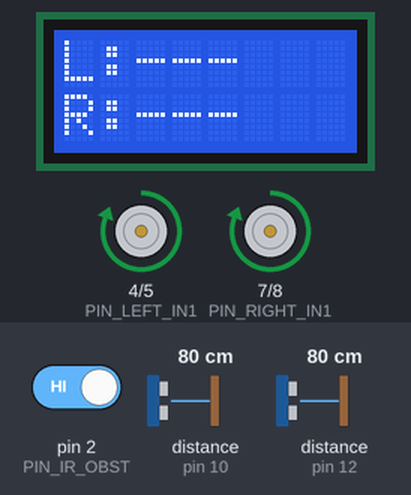
This sketch was run on a simulated Arduino Uno, built with avr-gcc and run on an emulated ATmega328P. On the bench: 8×2 character LCD, motor-driver pin pairs drawn as motors (green arrow = first pin HIGH = forward, orange = second pin HIGH = backward, longer = more drive, scaled by the enable pin). Wiring (inferred from the names in the program): 2 × ultrasonic range finder: trigger pin 9, echo pin 10 / trigger pin 11, echo pin 12. The inputs (shaded band) are chosen by the test bench; at power-on: distance to the obstacle (sensors on pin 10, pin 12) 80 cm, pin 2 (PIN_IR_OBST) HIGH. The echo pulse lasts 58.3 µs per cm; what the sketch prints to the serial monitor is not drawn.

Above: at 1.2 s.
1.3 s: distance to the obstacle (sensor on pin 10) set to 33 cm
4.3 s: distance to the obstacle (sensor on pin 10) set to 28 cm
At 4.7 s:
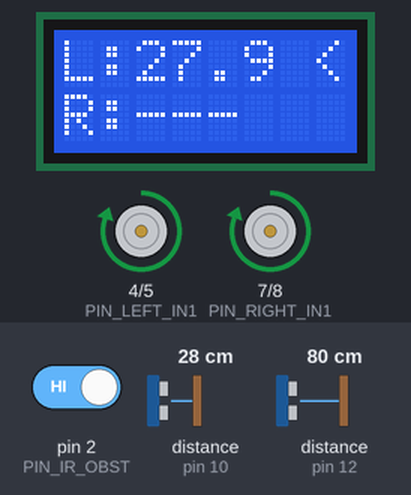
7.3 s: distance to the obstacle (sensor on pin 12) set to 2 cm
At 7.38 s:
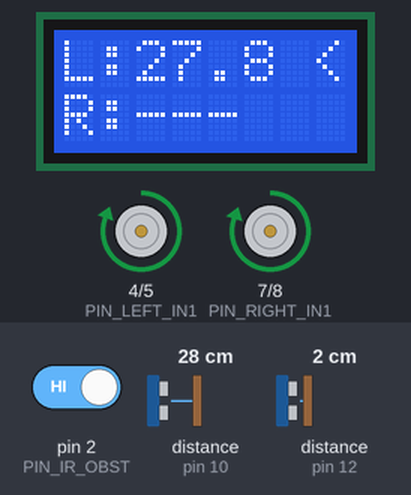
8.9 s: distance to the obstacle (sensor on pin 10) set to 35 cm
At 9.3 s:
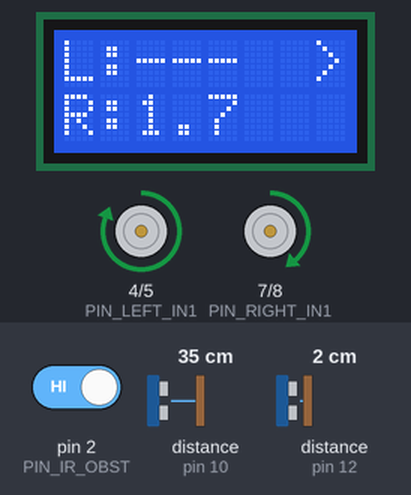
10.5 s: pin 2 (PIN_IR_OBST) driven LOW
At 11.0 s:
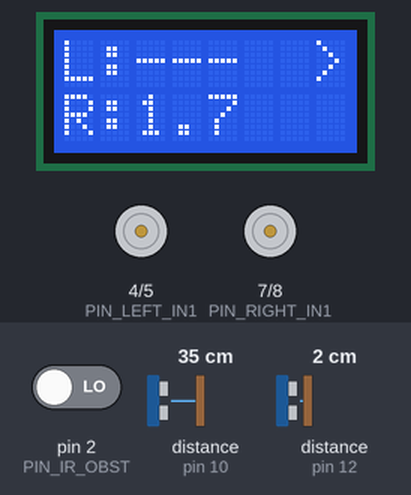
12.0 s: pin 2 (PIN_IR_OBST) driven HIGH
Timing chart, 0 to 15.0 s (numbered marks = the images above; inputs shaded):
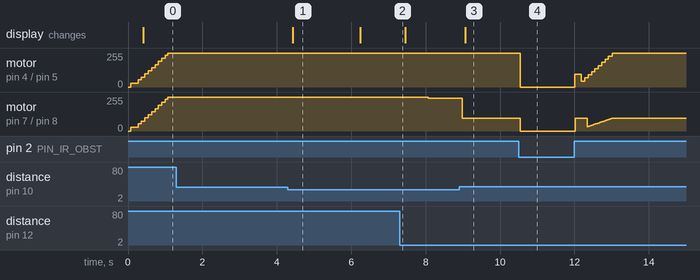

The sketch:

follower-v2.ino
```cpp
#include <Arduino.h>
#include <math.h>

#include "distance_sensor.h"
#include "obstacle_sensor.h"
#include "wheel_control.h"
#include "lcd_display.h"
#include "pins.h"

// Serial Plotter出力を有効化する場合は 1 に設定する。
#ifndef SERIAL_PLOTTER_PRINT
#define SERIAL_PLOTTER_PRINT 1
#endif

// ------------------ 制御パラメータ ------------------
const int BASE_PWM = 255;           // 固定の前進速度
const int TURN_PWM = 160;           // 旋回時のPWM差分
const float LOST_THRESHOLD_CM = 30.0f;  // 見失い閾値
const float MAX_DISTANCE_CM = 40.0f;

const uint8_t MIN_PWM = 0;
const uint8_t MAX_PWM = 255;
const uint8_t DEAD_PWM = 30;

const unsigned long SONAR_INTERVAL_MS = 90;
const unsigned long LCD_UPDATE_MS     = 200;  // LCD更新間隔（ドット応答速度に合わせる）
const unsigned long SOFT_START_MS     = 1000; // ソフトスタート時間（0%→100%）

// ------------------ PID制御パラメータ ------------------
float KP = 0.4f;             // 比例ゲイン（距離差 → 補正量）
float KI = 0.0f;             // 積分ゲイン
float KD = 0.03f;            // 微分ゲイン
float PID_I_LIMIT = 50.0f;   // 積分項の上限

// ------------------ モジュール初期化 ------------------
WheelControl wheelController({PIN_LEFT_IN1, PIN_LEFT_IN2, PIN_LEFT_PWM,
                              PIN_RIGHT_IN1, PIN_RIGHT_IN2, PIN_RIGHT_PWM,
                              MIN_PWM, MAX_PWM, DEAD_PWM});
DistanceSensor leftDistanceSensor(PIN_TRIG_LEFT, PIN_ECHO_LEFT, MAX_DISTANCE_CM);
DistanceSensor rightDistanceSensor(PIN_TRIG_RIGHT, PIN_ECHO_RIGHT, MAX_DISTANCE_CM);
ObstacleSensor obstacleSensor(PIN_IR_OBST, true);
LCDDisplay lcdDisplay(PIN_LCD_RS, PIN_LCD_E, PIN_LCD_D4, PIN_LCD_D5, PIN_LCD_D6, PIN_LCD_D7);

// ------------------ 状態変数 ------------------
unsigned long lastPingTime   = 0;
unsigned long lastLcdTime    = 0;
unsigned long softStartTime  = 0;  // ソフトスタート開始時刻
int          lastDirection   = 0;  // 最後に検知した方向（内部保持用）

// ------------------ センサ読み取り構造体 ------------------
struct Sense {
  float left;         // 左距離（NAN可能）
  float right;        // 右距離（NAN可能）
  bool leftDetected;  // 左センサで検出したか
  bool rightDetected; // 右センサで検出したか
  bool bothDetected;  // 両方検出
  bool bothLost;      // 両方見失い
  bool obstacle;      // 障害物検知
  int direction;      // 右検出+1, 左検出-1, 両方/なし=0
  int lastDirection;  // 最後に検知した方向（リカバリ用）
};

Sense readSensors()
{
  Sense s;
  s.left = leftDistanceSensor.readDistanceCm();
  s.right = rightDistanceSensor.readDistanceCm();
  s.leftDetected = (s.left < LOST_THRESHOLD_CM);
  s.rightDetected = (s.right < LOST_THRESHOLD_CM);
  s.bothDetected = (s.leftDetected && s.rightDetected);
  s.bothLost = (!s.leftDetected && !s.rightDetected);
  s.obstacle = obstacleSensor.detected();
  s.direction = (s.rightDetected ? 1 : 0) - (s.leftDetected ? 1 : 0);

  if (s.leftDetected || s.rightDetected)
  {
    lastDirection = s.direction;
  }
  s.lastDirection = lastDirection;

  return s;
}

// ------------------ PID制御 ------------------
struct PIDState {
  float integral = 0.0f;
  float lastError = 0.0f;
  unsigned long lastTimeMs = 0;

  void reset() {
    integral = 0.0f;
    lastError = 0.0f;
    lastTimeMs = 0;
  }
} pid;

// 補正量を計算（正=右に曲がる、負=左に曲がる）
int computePidCorrection(float error)
{
  unsigned long now = millis();
  float dt = (pid.lastTimeMs != 0) ? (now - pid.lastTimeMs) / 1000.0f : 0.0f;
  pid.lastTimeMs = now;

  float derivative = 0.0f;
  if (dt > 0.0f) {
    pid.integral = constrain(pid.integral + error * dt, -PID_I_LIMIT, PID_I_LIMIT);
    derivative = (error - pid.lastError) / dt;
  }
  pid.lastError = error;

  return (int)(KP * error + KI * pid.integral + KD * derivative);
}

void setup()
{
  leftDistanceSensor.begin();
  rightDistanceSensor.begin();
  obstacleSensor.begin();
  wheelController.begin();
  lcdDisplay.begin();

  Serial.begin(115200);
  Serial.println(F("Follower-v2 ready"));
}

Sense lastSense;  // 最新のセンサ読み取り結果

void loop()
{
  unsigned long now = millis();

  // センサ読み取り
  if (now - lastPingTime >= SONAR_INTERVAL_MS)
  {
    lastSense = readSensors();
    lastPingTime = now;
  }

  // LCD表示更新
  if (now - lastLcdTime >= LCD_UPDATE_MS)
  {
    lcdDisplay.showDistances(lastSense.left, lastSense.right, lastSense.lastDirection);
    lastLcdTime = now;
  }

  // 補正値を計算
  int correction = 0;
  if (lastSense.bothDetected)
  {
    correction = computePidCorrection(lastSense.left - lastSense.right);
  }
  else
  {
    pid.reset();
    int dir = lastSense.bothLost ? lastSense.lastDirection : lastSense.direction;
    correction = dir * TURN_PWM;
  }

  // モーター制御（ソフトスタート付き）
  int leftPwm = 0;
  int rightPwm = 0;

  if (lastSense.obstacle)
  {
    softStartTime = 0;  // リセット
    wheelController.stop();
  }
  else
  {
    // ソフトスタート開始時刻を記録
    if (softStartTime == 0)
    {
      softStartTime = now;
    }

    // 経過時間からスケールを計算（0.0〜1.0）
    unsigned long elapsed = now - softStartTime;
    float scale = (elapsed >= SOFT_START_MS) ? 1.0f : (float)elapsed / SOFT_START_MS;

    int targetLeftPwm = constrain(BASE_PWM + correction, MIN_PWM, MAX_PWM);
    int targetRightPwm = constrain(BASE_PWM - correction, MIN_PWM, MAX_PWM);
    leftPwm = (int)(targetLeftPwm * scale);
    rightPwm = (int)(targetRightPwm * scale);
    wheelController.drive(leftPwm, rightPwm);
  }

#if SERIAL_PLOTTER_PRINT
  Serial.print(F("L:"));
  Serial.print(lastSense.left);
  Serial.print(F("\tR:"));
  Serial.print(lastSense.right);
  Serial.print(F("\tCorr:"));
  Serial.print(correction);
  Serial.print(F("\tLPWM:"));
  Serial.print(leftPwm);
  Serial.print(F("\tRPWM:"));
  Serial.print(rightPwm);
  Serial.print(F("\tIR:"));
  Serial.println(lastSense.obstacle ? 1 : 0);
#endif
}
```

distance_sensor.cpp
```cpp
#include "distance_sensor.h"

DistanceSensor::DistanceSensor(uint8_t trigPin, uint8_t echoPin, float maxDistanceCm)
    : trig(trigPin), echo(echoPin), maxDistance(maxDistanceCm) {}

void DistanceSensor::begin() const
{
  pinMode(trig, OUTPUT);
  pinMode(echo, INPUT);
  digitalWrite(trig, LOW);
}

float DistanceSensor::readDistanceCm() const
{
  long duration = pingMicroseconds();
  if (duration <= 0)
  {
    return NAN;
  }

  float distance = duration / 58.0f;
  return distance;
}

long DistanceSensor::pingMicroseconds() const
{
  digitalWrite(trig, LOW);
  delayMicroseconds(2);
  digitalWrite(trig, HIGH);
  delayMicroseconds(10);
  digitalWrite(trig, LOW);

  const unsigned long timeoutUs = (unsigned long)(maxDistance * 58.0f);
  return pulseIn(echo, HIGH, timeoutUs);
}
```

distance_sensor.h
```cpp
#pragma once

#include <Arduino.h>

class DistanceSensor
{
public:
  DistanceSensor(uint8_t trigPin, uint8_t echoPin, float maxDistanceCm);

  void begin() const;
  float readDistanceCm() const;

private:
  long pingMicroseconds() const;

  uint8_t trig;
  uint8_t echo;
  float maxDistance;
};
```

obstacle_sensor.cpp
```cpp
#include "obstacle_sensor.h"

ObstacleSensor::ObstacleSensor(uint8_t inputPin, bool activeLow)
    : pin(inputPin), activeLow(activeLow) {}

void ObstacleSensor::begin() const
{
  pinMode(pin, activeLow ? INPUT_PULLUP : INPUT);
}

bool ObstacleSensor::detected() const
{
  int value = digitalRead(pin);
  return activeLow ? (value == LOW) : (value == HIGH);
}
```

obstacle_sensor.h
```cpp
#pragma once

#include <Arduino.h>

class ObstacleSensor
{
public:
  ObstacleSensor(uint8_t inputPin, bool activeLow = true);

  void begin() const;
  bool detected() const;

private:
  uint8_t pin;
  bool activeLow;
};
```

wheel_control.cpp
```cpp
#include "wheel_control.h"

WheelControl::WheelControl(const WheelControlConfig &config) : cfg(config) {}

void WheelControl::begin() const
{
  pinMode(cfg.leftIn1, OUTPUT);
  pinMode(cfg.leftIn2, OUTPUT);
  pinMode(cfg.leftPwm, OUTPUT);

  pinMode(cfg.rightIn1, OUTPUT);
  pinMode(cfg.rightIn2, OUTPUT);
  pinMode(cfg.rightPwm, OUTPUT);

  stop();
}

void WheelControl::drive(int leftPwm, int rightPwm) const
{
  driveSingle(cfg.leftIn1, cfg.leftIn2, cfg.leftPwm, leftPwm);
  driveSingle(cfg.rightIn1, cfg.rightIn2, cfg.rightPwm, rightPwm);
}

void WheelControl::stop() const
{
  drive(0, 0);
}

void WheelControl::driveSingle(uint8_t in1, uint8_t in2, uint8_t pwmPin, int pwm) const
{
  int magnitude = constrain(abs(pwm), cfg.minPwm, cfg.maxPwm);
  if (magnitude == 0)
  {
    digitalWrite(in1, LOW);
    digitalWrite(in2, LOW);
    analogWrite(pwmPin, 0);
    return;
  }

  if (magnitude > 0)
  {
    magnitude = max(magnitude, (int)cfg.deadPwm);
  }

  bool forward = pwm >= 0;
  digitalWrite(in1, forward ? HIGH : LOW);
  digitalWrite(in2, forward ? LOW : HIGH);
  analogWrite(pwmPin, magnitude);
}
```

wheel_control.h
```cpp
#pragma once

#include <Arduino.h>

struct WheelControlConfig
{
  uint8_t leftIn1;
  uint8_t leftIn2;
  uint8_t leftPwm;
  uint8_t rightIn1;
  uint8_t rightIn2;
  uint8_t rightPwm;
  uint8_t minPwm;
  uint8_t maxPwm;
  uint8_t deadPwm;
};

class WheelControl
{
public:
  explicit WheelControl(const WheelControlConfig &config);

  void begin() const;
  void drive(int leftPwm, int rightPwm) const;
  void stop() const;

private:
  void driveSingle(uint8_t in1, uint8_t in2, uint8_t pwmPin, int pwm) const;

  WheelControlConfig cfg;
};
```

pins.h
```cpp
#pragma once

#include <Arduino.h>

constexpr uint8_t PIN_IR_OBST    = 2;

constexpr uint8_t PIN_LEFT_PWM   = 3;
constexpr uint8_t PIN_LEFT_IN1   = 4;
constexpr uint8_t PIN_LEFT_IN2   = 5;

constexpr uint8_t PIN_RIGHT_PWM  = 6;
constexpr uint8_t PIN_RIGHT_IN1  = 7;
constexpr uint8_t PIN_RIGHT_IN2  = 8;

constexpr uint8_t PIN_TRIG_LEFT  = 9;
constexpr uint8_t PIN_ECHO_LEFT  = 10;

constexpr uint8_t PIN_TRIG_RIGHT = 11;
constexpr uint8_t PIN_ECHO_RIGHT = 12;

// LCD表示ピン (ACM0802C-NLW-BBH)
constexpr uint8_t PIN_LCD_RS = A0;
constexpr uint8_t PIN_LCD_E  = A1;
constexpr uint8_t PIN_LCD_D4 = A2;
constexpr uint8_t PIN_LCD_D5 = A3;
constexpr uint8_t PIN_LCD_D6 = A4;
constexpr uint8_t PIN_LCD_D7 = A5;
```

lcd_display.cpp
```cpp
#include "lcd_display.h"

LCDDisplay::LCDDisplay(uint8_t rs, uint8_t e, uint8_t d4, uint8_t d5, uint8_t d6, uint8_t d7)
  : lcd(rs, e, d4, d5, d6, d7) {}

void LCDDisplay::begin() {
  lcd.begin(8, 2);  // 8文字 x 2行
}

void LCDDisplay::showDistances(float left, float right, int lastDir) {
  // 方向表示文字: +1=右(>), -1=左(<), 0=なし( )
  char dirChar = ' ';
  if (lastDir > 0) dirChar = '>';
  else if (lastDir < 0) dirChar = '<';

  // 1行目: "L:XX.X D" (左距離 + 方向)
  lcd.setCursor(0, 0);
  lcd.print("L:");
  if (isnan(left)) {
    lcd.print("--- ");
  } else {
    lcd.print(left, 1);
  }
  lcd.setCursor(7, 0);
  lcd.print(dirChar);

  // 2行目: "R:XX.X" (右距離)
  lcd.setCursor(0, 1);
  lcd.print("R:");
  if (isnan(right)) {
    lcd.print("---  ");
  } else {
    lcd.print(right, 1);
    lcd.print(" ");
  }
}
```

lcd_display.h
```cpp
#pragma once
#include <Arduino.h>
#include <LiquidCrystal.h>

class LCDDisplay {
public:
  LCDDisplay(uint8_t rs, uint8_t e, uint8_t d4, uint8_t d5, uint8_t d6, uint8_t d7);
  void begin();
  void showDistances(float left, float right, int lastDir = 0);

private:
  LiquidCrystal lcd;
};
```

Measured:
- the behaviour switches between 31 and 30 cm on distance to the obstacle (sensor on pin 10) (found by bisection; images 0 and 1)
- after the input at 4.3 s, motor on pin 4 (PIN_LEFT_IN1) / pin 5 (PIN_LEFT_IN2): forward 255/255 → forward 254/255 after 0.09 s; the display: changes after 0.13 s (image 1)
- after the input at 7.3 s, motor on pin 4 (PIN_LEFT_IN1) / pin 5 (PIN_LEFT_IN2): forward 254/255 → forward 255/255 at once; motor on pin 7 (PIN_RIGHT_IN1) / pin 8 (PIN_RIGHT_IN2): forward 255/255 → forward 254/255 at once, → forward 245/255 0.74 s later
- after the input at 8.9 s, motor on pin 7 (PIN_RIGHT_IN1) / pin 8 (PIN_RIGHT_IN2): forward 245/255 → forward 95/255 after 0.08 s; the display: changes after 0.16 s (image 3)
- after the input at 10.5 s, motor on pin 4 (PIN_LEFT_IN1) / pin 5 (PIN_LEFT_IN2): forward 255/255 → stopped at once; motor on pin 7 (PIN_RIGHT_IN1) / pin 8 (PIN_RIGHT_IN2): forward 95/255 → stopped at once
- what the display in image 1 shows lasts 1.8 s, from 4.4 s to 6.2 s
